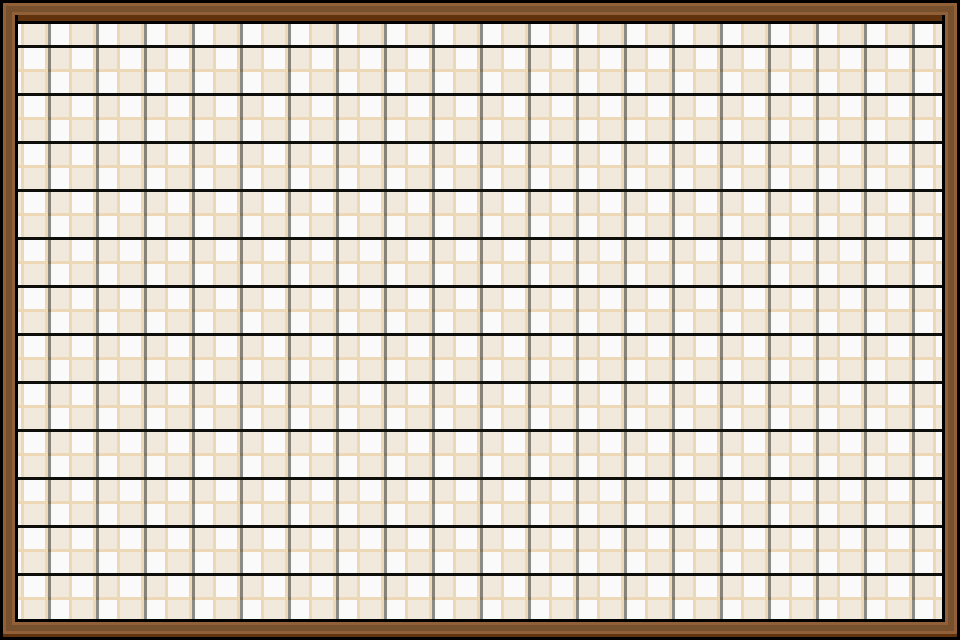

Rendered tile map (Tiled .tmx) drawn with the repository's tilesets; below, a short description and the map source with its tile grids summarised:
An orthogonal 60x40 tile map with 16x16 px tiles, 3 tile layers (Floor, 墙, 家具), 2 tilesets.

<map version="1.10" tiledversion="1.12.1" orientation="orthogonal" renderorder="right-down" width="60" height="40" tilewidth="16" tileheight="16" infinite="0" nextlayerid="4" nextobjectid="1">
 <tileset firstgid="1" source="Floor.tsx" />
 <tileset firstgid="1729" source="wall.tsx" />
 <layer id="1" name="Floor" width="60" height="40">
  <data>[2400 cells, 2400 non-empty, 9 distinct tile ids]</data>
 </layer>
 <layer id="2" name="墙" width="60" height="40">
  <data>[2400 cells, 384 non-empty, 32 distinct tile ids]</data>
 </layer>
 <layer id="3" name="家具" width="60" height="40">
  <data>[2400 cells, 0 non-empty, 0 distinct tile ids]</data>
 </layer>
</map>
